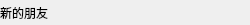
<?xml version="1.0" encoding="UTF-8"?>
<ui version="4.0">
 <class>GroupTipItem</class>
 <widget class="QWidget" name="GroupTipItem">
  <property name="enabled">
   <bool>true</bool>
  </property>
  <property name="geometry">
   <rect>
    <x>0</x>
    <y>0</y>
    <width>250</width>
    <height>25</height>
   </rect>
  </property>
  <property name="minimumSize">
   <size>
    <width>250</width>
    <height>25</height>
   </size>
  </property>
  <property name="maximumSize">
   <size>
    <width>250</width>
    <height>25</height>
   </size>
  </property>
  <property name="windowTitle">
   <string>Form</string>
  </property>
  <layout class="QVBoxLayout" name="verticalLayout">
   <property name="spacing">
    <number>0</number>
   </property>
   <property name="leftMargin">
    <number>0</number>
   </property>
   <property name="topMargin">
    <number>0</number>
   </property>
   <property name="rightMargin">
    <number>0</number>
   </property>
   <property name="bottomMargin">
    <number>0</number>
   </property>
   <item>
    <widget class="QLabel" name="label">
     <property name="text">
      <string>新的朋友</string>
     </property>
    </widget>
   </item>
  </layout>
 </widget>
 <resources/>
 <connections/>
</ui>
